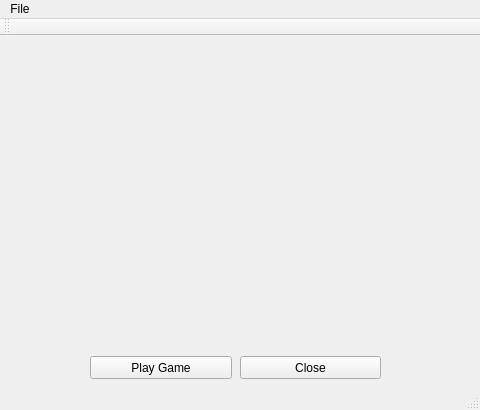
<?xml version="1.0" encoding="UTF-8"?>
<ui version="4.0">
 <class>MainWindow</class>
 <widget class="QMainWindow" name="MainWindow">
  <property name="geometry">
   <rect>
    <x>0</x>
    <y>0</y>
    <width>480</width>
    <height>410</height>
   </rect>
  </property>
  <property name="windowTitle">
   <string>6nimmt C++</string>
  </property>
  <property name="autoFillBackground">
   <bool>true</bool>
  </property>
  <widget class="QWidget" name="centralWidget">
   <widget class="QWidget" name="layoutWidget">
    <property name="geometry">
     <rect>
      <x>90</x>
      <y>350</y>
      <width>291</width>
      <height>25</height>
     </rect>
    </property>
    <layout class="QHBoxLayout" name="horizontalLayout">
     <item>
      <widget class="QLabel" name="pictureLabel">
       <property name="maximumSize">
        <size>
         <width>471</width>
         <height>411</height>
        </size>
       </property>
       <property name="text">
        <string/>
       </property>
      </widget>
     </item>
    </layout>
   </widget>
   <widget class="QPushButton" name="closeButton">
    <property name="geometry">
     <rect>
      <x>240</x>
      <y>320</y>
      <width>141</width>
      <height>23</height>
     </rect>
    </property>
    <property name="text">
     <string>Close</string>
    </property>
   </widget>
   <widget class="QPushButton" name="playButton">
    <property name="geometry">
     <rect>
      <x>90</x>
      <y>320</y>
      <width>142</width>
      <height>23</height>
     </rect>
    </property>
    <property name="text">
     <string>Play Game</string>
    </property>
   </widget>
  </widget>
  <widget class="QMenuBar" name="menuBar">
   <property name="geometry">
    <rect>
     <x>0</x>
     <y>0</y>
     <width>480</width>
     <height>21</height>
    </rect>
   </property>
   <widget class="QMenu" name="menuFile">
    <property name="title">
     <string>File</string>
    </property>
    <addaction name="actionQuit"/>
   </widget>
   <addaction name="menuFile"/>
  </widget>
  <widget class="QToolBar" name="mainToolBar">
   <attribute name="toolBarArea">
    <enum>TopToolBarArea</enum>
   </attribute>
   <attribute name="toolBarBreak">
    <bool>false</bool>
   </attribute>
  </widget>
  <widget class="QStatusBar" name="statusBar"/>
  <action name="actionQuit">
   <property name="text">
    <string>Quit</string>
   </property>
  </action>
 </widget>
 <layoutdefault spacing="6" margin="11"/>
 <resources/>
 <connections/>
</ui>
